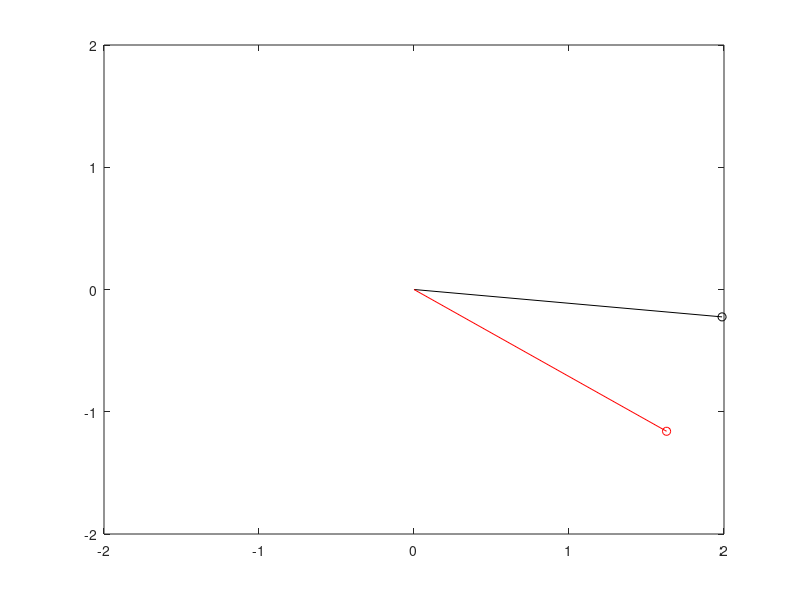

The MATLAB source for this figure:
function hw4_ex1
  
  %Create figure and folder
  figure(1);
  out_dir = "ex1_images";
  mkdir (out_dir);
  
  %Length of the pendulum
  length = 2;
  %Get the initial omega and angle 
  %for he explicit and semi_explicit methods
  WE(1) = 0;
  OE(1) = 1;
  
  WS(1) = 0;
  OS(1) = 1;
  
  
  for i = 2:300
    %Compute each step the omega and the angle of the two methods
    WE(i) = WE(i-1) + 0.05*((-9.8/length) * sin(OE(i-1)));
    OE(i) = OE(i-1) + 0.05*WE(i-1);
    
    WS(i) = WS(i-1) + 0.05*((-9.8/length) * sin(OS(i-1)));
    OS(i) = OS(i-1) + 0.05*WS(i);
    
    hold off;
    
    %Draw explicit
    plot(length*sin(OE(i)), -length*cos(OE(i)), 'ok');
    axis([-2, 2, -2, 2]);
    hold on;
    line([0 length*sin(OE(i))], [0 -length*cos(OE(i))], "color", "k");
    axis([-2, 2, -2, 2]);
    hold on;
    
    %Draw semi-explicit
    plot(length*sin(OS(i)), -length*cos(OS(i)), 'or');
    axis([-2, 2, -2, 2]);
    hold on;
    line([0 length*sin(OS(i))], [0 -length*cos(OS(i))], "color", "r");
    axis([-2, 2, -2, 2]);
    hold on;
    
    
    %Save the frammes
    fname = fullfile(out_dir, sprintf("img%0.3i.png", i));
    imwrite(getframe(gcf).cdata, fname);
  endfor
  
  
endfunction
